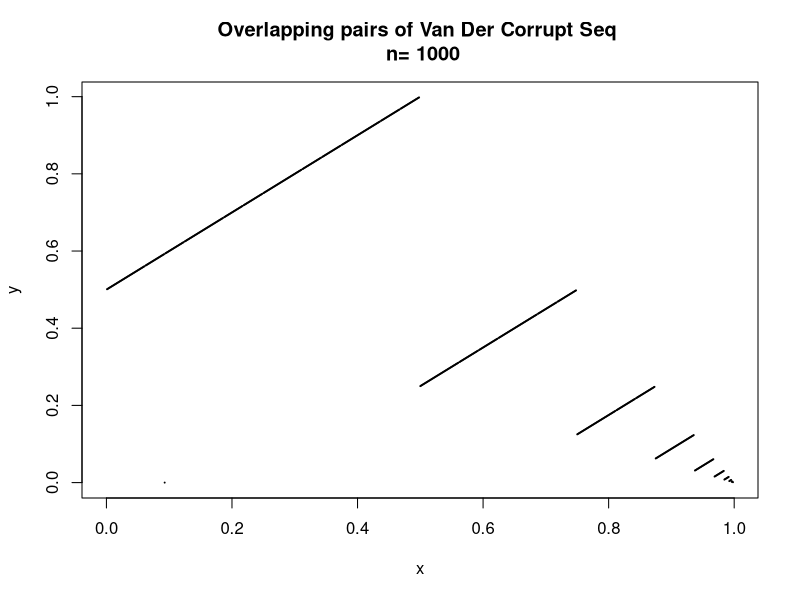
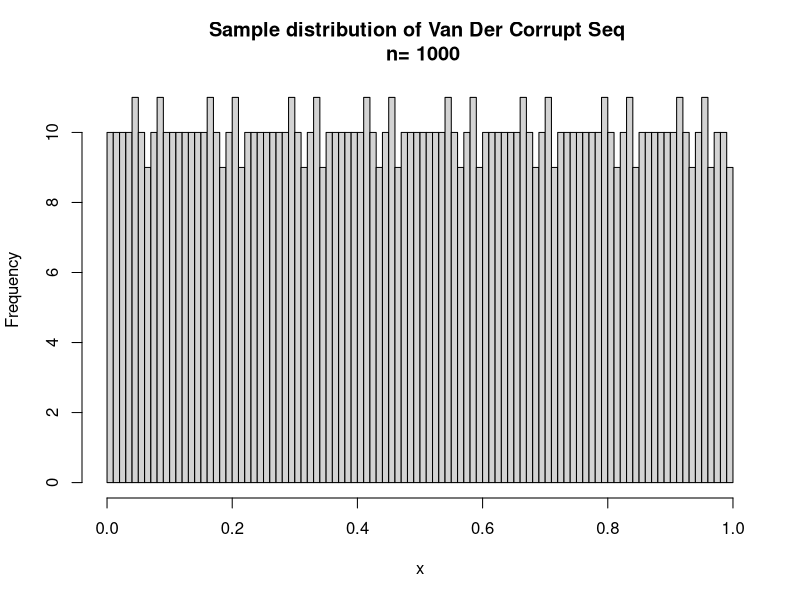
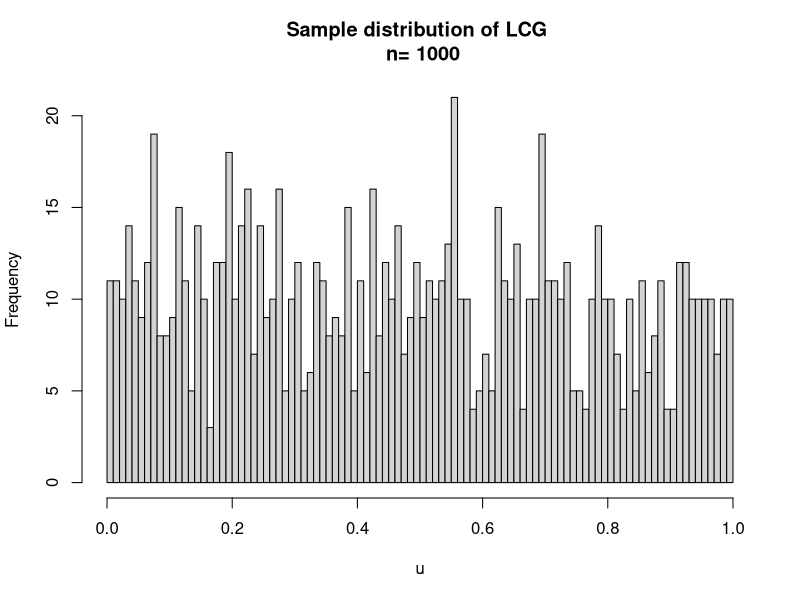
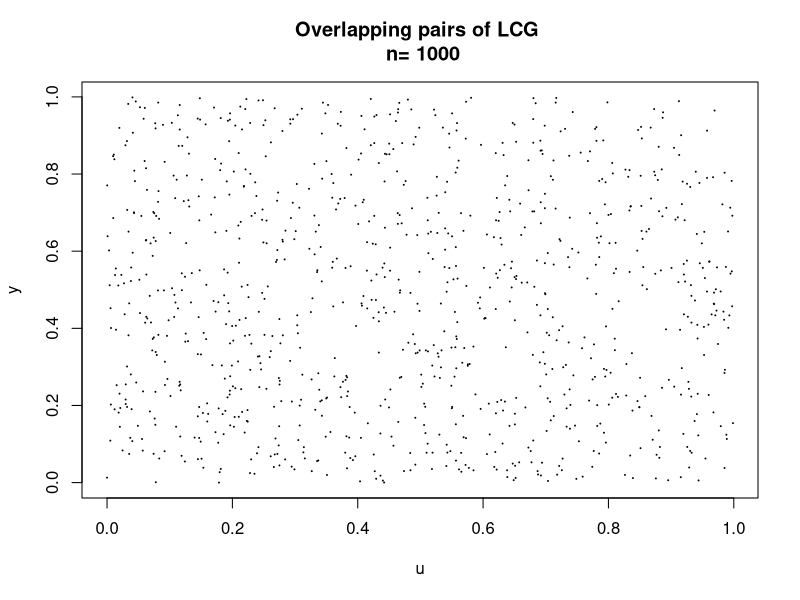
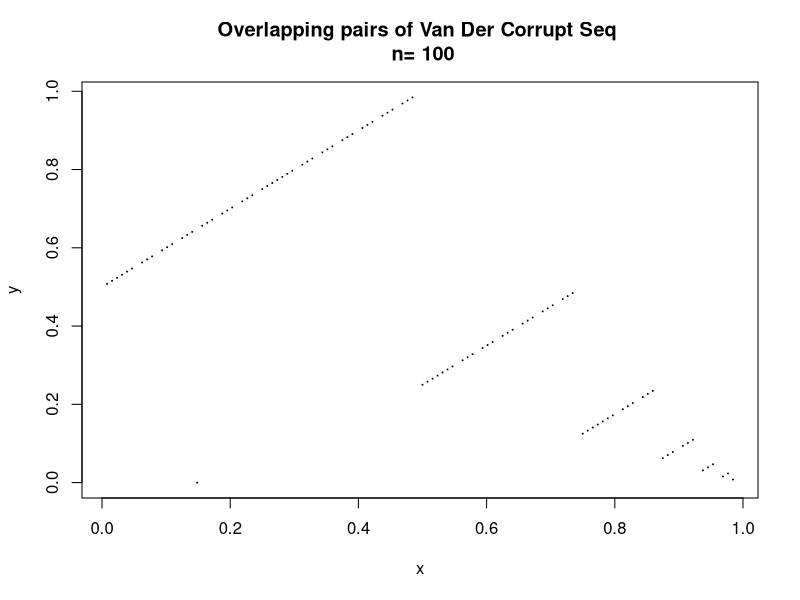
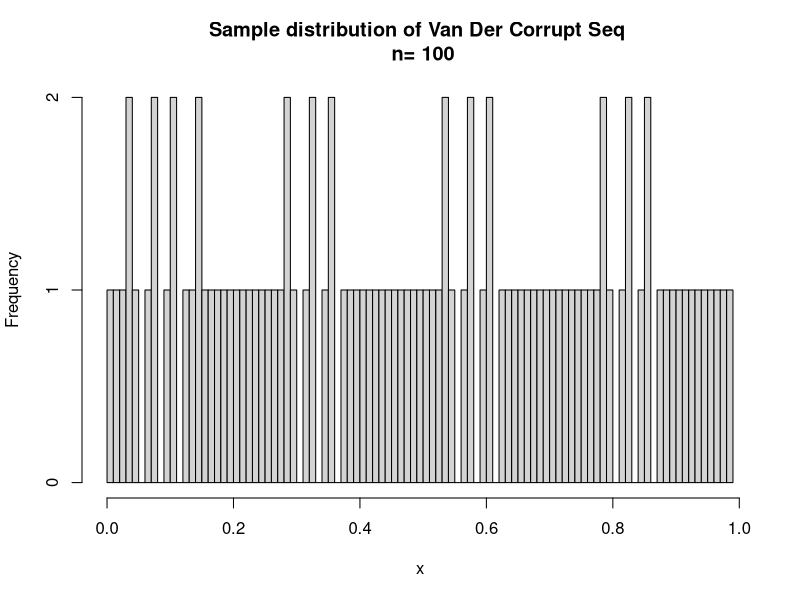
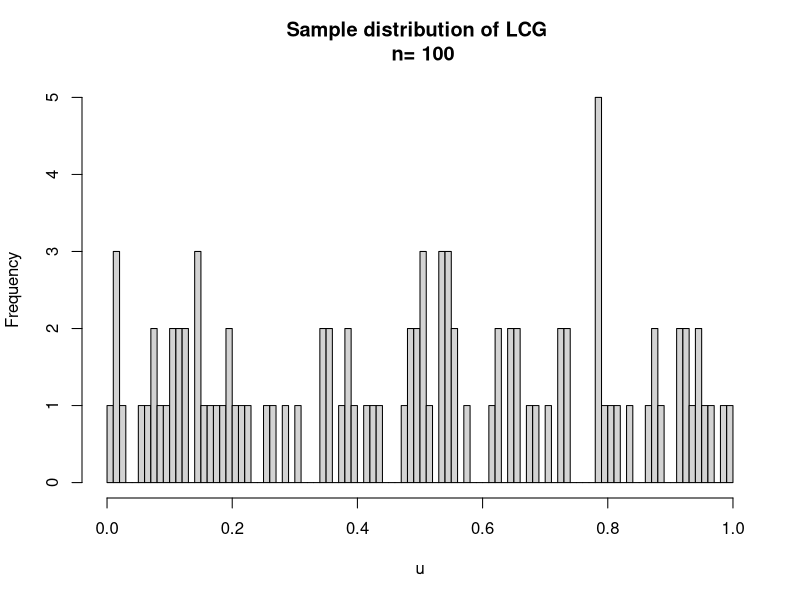
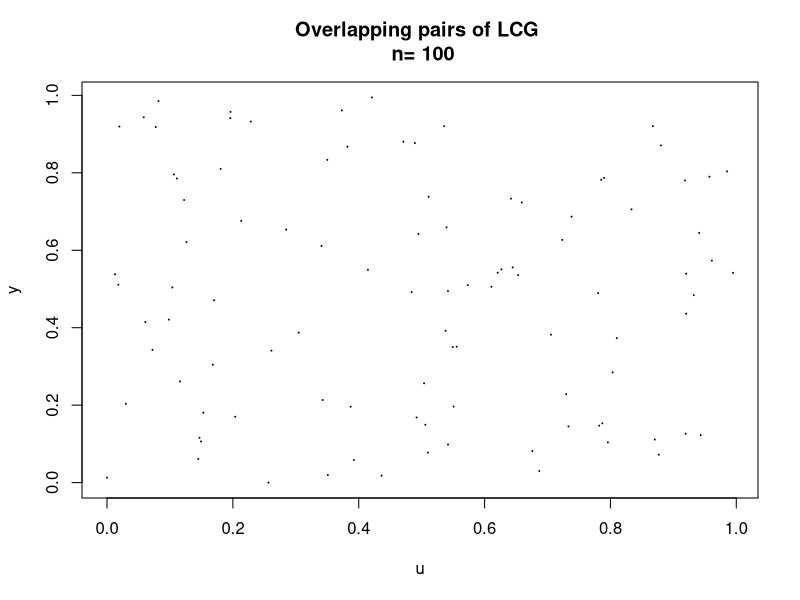

Write the R code that produced these figures, in order.
a<-vector()
b<-vector()
x<-vector()
y<-vector()
z<-vector()
u<-vector()
convert<-function(n){
	i=1
	while(n!=0){
		a[i]=n%%2
		n=floor(n/2)
		i=i+1
	}	
	return(a)
}
radical<-function(b){
	t=length(b)
	sum1=0
	for(i in 1:t){
		sum1=sum1+b[i]*((1/2)^i)
	}
	return(sum1)
}
lcg<-function(a1,b1,m1,seed,m){
	z[1]=seed
	u[1]=z[1]/m1
	for(i in 2:m){
		z[i]=(a1*z[i-1])%%m1
		u[i]=z[i]/m1
	}
	return(u)
}
generate<-function(x,m){
	for(i in 1:m-1){
		y[i]=x[i+1]
	}
	y[m]=0
	return(y)
}
main<-function(m){
	for(i in 1:m){
		b=convert(i)
		x[i]=radical(b)
	}
	y=generate(x,m)
	print(x)
	plot(x,y,cex=0.1,main=paste("Overlapping pairs of Van Der Corrupt Seq",
		"\n","n=",paste(m)))
	x11()
	hist(x,breaks=99,main=paste("Sample distribution of Van Der Corrupt Seq",
		"\n","n=",paste(m)))
	x11()
	u=lcg(16807,0,2^31-1,1631,m)
	hist(u,breaks=99,main=paste("Sample distribution of LCG","\n",
		"n=",paste(m)))
	y=generate(u,m)
	x11()
	plot(u,y,cex=0.1,main=paste("Overlapping pairs of LCG","\n",
	"n=",paste(m)))
}
main(1000)
x11()
main(100)
x11()
main(100000)
